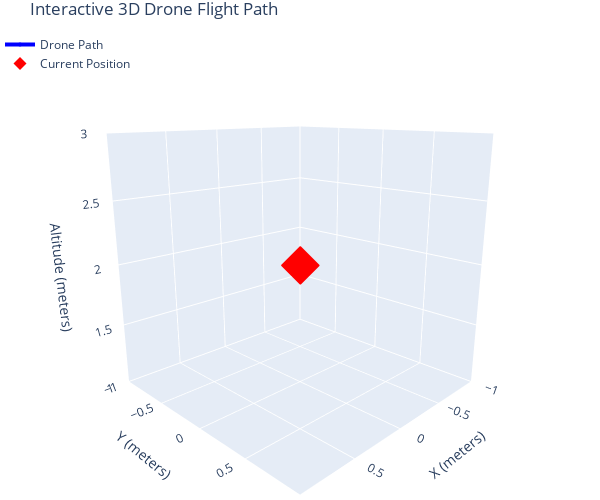
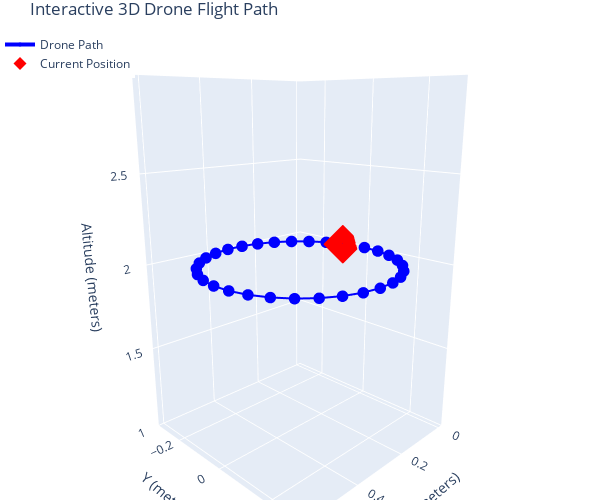
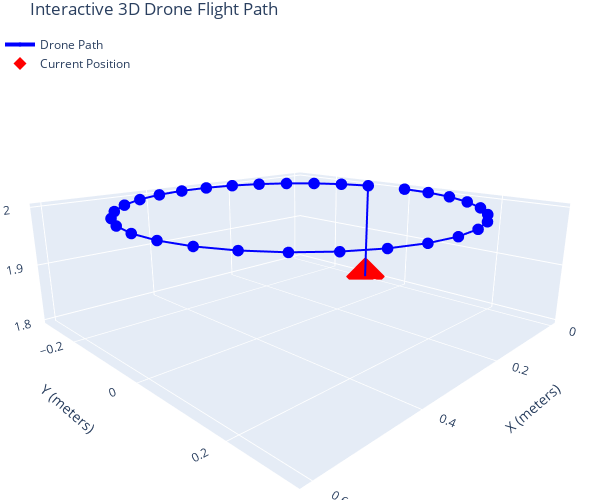
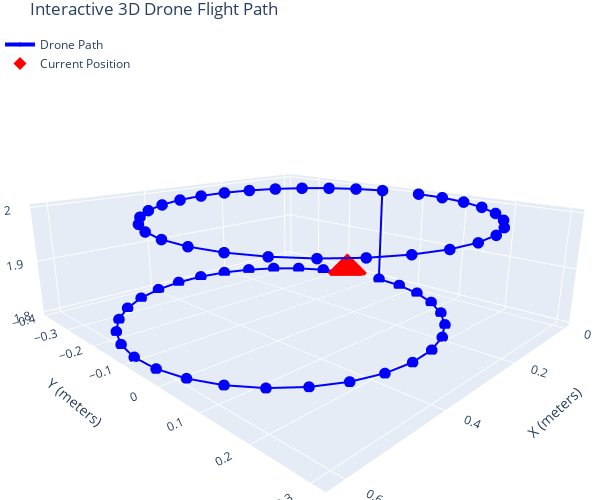

The notebook cell these images were saved under, in order:
### Markdown cell above
##  Takeoff
Always take off before running any motion command.

`takeoff(height, velocity)`
- `height` in meters
- `velocity` in meters/second

### Code cell
drone.takeoff(2.0, 0.4)

### Figure 1 — Plotly figure (JSON) as saved in the notebook; plotly's stock layout.template omitted (floating-point values rounded to 4 significant figures)
{"data": [{"line": {"color": "blue", "width": 4}, "marker": {"size": 4}, "mode": "lines+markers", "name": "Drone Path", "type": "scatter3d", "x": [0], "y": [0], "z": [2]}, {"marker": {"color": "red", "size": 10, "symbol": "diamond"}, "mode": "markers", "name": "Current Position", "type": "scatter3d", "x": [0], "y": [0], "z": [2]}], "layout": {"height": 500, "legend": {"x": 0, "y": 1}, "margin": {"b": 0, "l": 0, "r": 0, "t": 30}, "scene": {"aspectmode": "data", "camera": {"eye": {"x": 1.5, "y": 1.5, "z": 0.6}}, "xaxis": {"title": {"text": "X (meters)"}}, "yaxis": {"title": {"text": "Y (meters)"}}, "zaxis": {"title": {"text": "Altitude (meters)"}}}, "title": {"text": "Interactive 3D Drone Flight Path"}, "width": 600}}

### Figure 2 — Plotly figure (JSON) as saved in the notebook; plotly's stock layout.template omitted (floating-point values rounded to 4 significant figures)
{"data": [{"line": {"color": "blue", "width": 4}, "marker": {"size": 4}, "mode": "lines+markers", "name": "Drone Path", "type": "scatter3d", "x": [0.0, 0.0, 0.00598, 0.02368, 0.0524, 0.09099, 0.1379, 0.1913, 0.249, 0.3088, 0.3682, 0.4248, 0.4766, 0.5212, 0.5571, 0.5827, 0.597, 0.5995, 0.59, 0.569, 0.5373, 0.4961, 0.4471, 0.3922, 0.3336, 0.2738, 0.2149, 0.1594, 0.1096, 0.06733, 0.03434, 0.01195], "y": [0.0, 0.0, 0.0596, 0.1168, 0.1694, 0.2152, 0.2524, 0.2796, 0.2956, 0.2999, 0.2922, 0.2728, 0.2425, 0.2026, 0.1547, 0.1005, 0.04234, -0.01751, -0.07666, -0.1328, -0.1836, -0.227, -0.2615, -0.2855, -0.2981, -0.2988, -0.2877, -0.265, -0.2318, -0.1894, -0.1394, -0.08382], "z": [2, 2, 2, 2, 2, 2, 2, 2, 2, 2, 2, 2, 2, 2, 2, 2, 2, 2, 2, 2, 2, 2, 2, 2, 2, 2, 2, 2, 2, 2, 2, 2]}, {"marker": {"color": "red", "size": 10, "symbol": "diamond"}, "mode": "markers", "name": "Current Position", "type": "scatter3d", "x": [0.01195], "y": [-0.08382], "z": [2]}], "layout": {"height": 500, "legend": {"x": 0, "y": 1}, "margin": {"b": 0, "l": 0, "r": 0, "t": 30}, "scene": {"aspectmode": "data", "camera": {"eye": {"x": 1.5, "y": 1.5, "z": 0.6}}, "xaxis": {"title": {"text": "X (meters)"}}, "yaxis": {"title": {"text": "Y (meters)"}}, "zaxis": {"title": {"text": "Altitude (meters)"}}}, "title": {"text": "Interactive 3D Drone Flight Path"}, "width": 600}}

### Figure 3 — Plotly figure (JSON) as saved in the notebook; plotly's stock layout.template omitted (floating-point values rounded to 4 significant figures)
{"data": [{"line": {"color": "blue", "width": 4}, "marker": {"size": 4}, "mode": "lines+markers", "name": "Drone Path", "type": "scatter3d", "x": [0.0, 0.0, 0.00598, 0.02368, 0.0524, 0.09099, 0.1379, 0.1913, 0.249, 0.3088, 0.3682, 0.4248, 0.4766, 0.5212, 0.5571, 0.5827, 0.597, 0.5995, 0.59, 0.569, 0.5373, 0.4961, 0.4471, 0.3922, 0.3336, 0.2738, 0.2149, 0.1594, 0.1096, 0.06733, 0.03434, 0.01195, 0.01195], "y": [0.0, 0.0, 0.0596, 0.1168, 0.1694, 0.2152, 0.2524, 0.2796, 0.2956, 0.2999, 0.2922, 0.2728, 0.2425, 0.2026, 0.1547, 0.1005, 0.04234, -0.01751, -0.07666, -0.1328, -0.1836, -0.227, -0.2615, -0.2855, -0.2981, -0.2988, -0.2877, -0.265, -0.2318, -0.1894, -0.1394, -0.08382, -0.08382], "z": [2, 2, 2, 2, 2, 2, 2, 2, 2, 2, 2, 2, 2, 2, 2, 2, 2, 2, 2, 2, 2, 2, 2, 2, 2, 2, 2, 2, 2, 2, 2, 2, 1.8]}, {"marker": {"color": "red", "size": 10, "symbol": "diamond"}, "mode": "markers", "name": "Current Position", "type": "scatter3d", "x": [0.01195], "y": [-0.08382], "z": [1.8]}], "layout": {"height": 500, "legend": {"x": 0, "y": 1}, "margin": {"b": 0, "l": 0, "r": 0, "t": 30}, "scene": {"aspectmode": "data", "camera": {"eye": {"x": 1.5, "y": 1.5, "z": 0.6}}, "xaxis": {"title": {"text": "X (meters)"}}, "yaxis": {"title": {"text": "Y (meters)"}}, "zaxis": {"title": {"text": "Altitude (meters)"}}}, "title": {"text": "Interactive 3D Drone Flight Path"}, "width": 600}}

### Figure 4 — Plotly figure (JSON) as saved in the notebook; plotly's stock layout.template omitted (floating-point values rounded to 4 significant figures)
{"data": [{"line": {"color": "blue", "width": 4}, "marker": {"size": 4}, "mode": "lines+markers", "name": "Drone Path", "type": "scatter3d", "x": [0.0, 0.0, 0.00598, 0.02368, 0.0524, 0.09099, 0.1379, 0.1913, 0.249, 0.3088, 0.3682, 0.4248, 0.4766, 0.5212, 0.5571, 0.5827, 0.597, 0.5995, 0.59, 0.569, 0.5373, 0.4961, 0.4471, 0.3922, 0.3336, 0.2738, 0.2149, 0.1594, 0.1096, 0.06733, 0.03434, 0.01195, 0.01195, 0.01195, 0.01793, 0.03563, 0.06435, 0.1029, 0.1499, 0.2032, 0.261, 0.3207, 0.3801, 0.4368, 0.4885, 0.5332, 0.569, 0.5946, 0.6089, 0.6114, 0.602, 0.581, 0.5492, 0.508, 0.459, 0.4041, 0.3456, 0.2857, 0.2269, 0.1714, 0.1215, 0.07928, 0.04629, 0.0239], "y": [0.0, 0.0, 0.0596, 0.1168, 0.1694, 0.2152, 0.2524, 0.2796, 0.2956, 0.2999, 0.2922, 0.2728, 0.2425, 0.2026, 0.1547, 0.1005, 0.04234, -0.01751, -0.07666, -0.1328, -0.1836, -0.227, -0.2615, -0.2855, -0.2981, -0.2988, -0.2877, -0.265, -0.2318, -0.1894, -0.1394, -0.08382, -0.08382, -0.08382, -0.02422, 0.033, 0.08557, 0.1314, 0.1686, 0.1958, 0.2118, 0.216, 0.2083, 0.189, 0.1587, 0.1188, 0.07083, 0.01667, -0.04149, -0.1013, -0.1605, -0.2166, -0.2674, -0.3109, -0.3453, -0.3693, -0.3819, -0.3827, -0.3715, -0.3489, -0.3157, -0.2732, -0.2232, -0.1676], "z": [2, 2, 2, 2, 2, 2, 2, 2, 2, 2, 2, 2, 2, 2, 2, 2, 2, 2, 2, 2, 2, 2, 2, 2, 2, 2, 2, 2, 2, 2, 2, 2, 1.8, 1.8, 1.8, 1.8, 1.8, 1.8, 1.8, 1.8, 1.8, 1.8, 1.8, 1.8, 1.8, 1.8, 1.8, 1.8, 1.8, 1.8, 1.8, 1.8, 1.8, 1.8, 1.8, 1.8, 1.8, 1.8, 1.8, 1.8, 1.8, 1.8, 1.8, 1.8]}, {"marker": {"color": "red", "size": 10, "symbol": "diamond"}, "mode": "markers", "name": "Current Position", "type": "scatter3d", "x": [0.0239], "y": [-0.1676], "z": [1.8]}], "layout": {"height": 500, "legend": {"x": 0, "y": 1}, "margin": {"b": 0, "l": 0, "r": 0, "t": 30}, "scene": {"aspectmode": "data", "camera": {"eye": {"x": 1.5, "y": 1.5, "z": 0.6}}, "xaxis": {"title": {"text": "X (meters)"}}, "yaxis": {"title": {"text": "Y (meters)"}}, "zaxis": {"title": {"text": "Altitude (meters)"}}}, "title": {"text": "Interactive 3D Drone Flight Path"}, "width": 600}}
